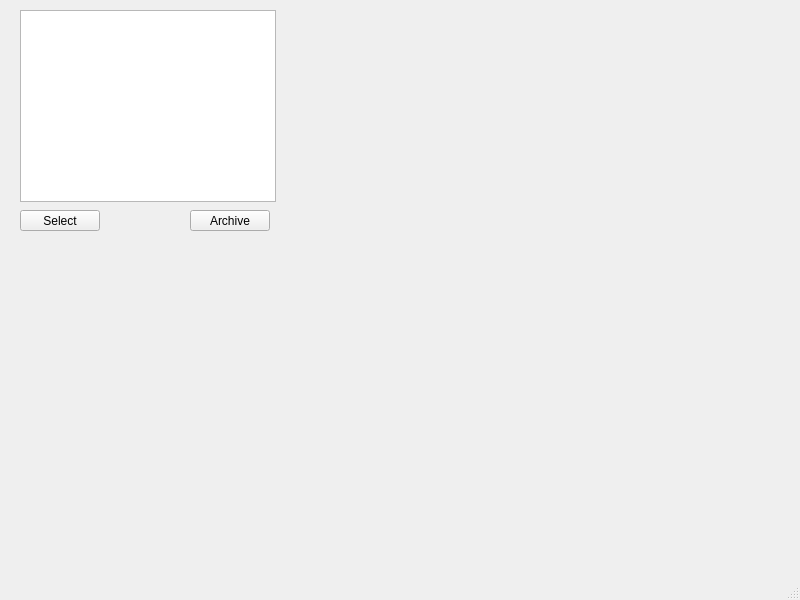
<?xml version="1.0" encoding="UTF-8"?>
<ui version="4.0">
 <class>MainWindow</class>
 <widget class="QMainWindow" name="MainWindow">
  <property name="geometry">
   <rect>
    <x>0</x>
    <y>0</y>
    <width>800</width>
    <height>600</height>
   </rect>
  </property>
  <property name="windowTitle">
   <string>MainWindow</string>
  </property>
  <widget class="QWidget" name="centralwidget">
   <widget class="QPushButton" name="pushButton">
    <property name="geometry">
     <rect>
      <x>20</x>
      <y>210</y>
      <width>80</width>
      <height>21</height>
     </rect>
    </property>
    <property name="text">
     <string>Select</string>
    </property>
   </widget>
   <widget class="QListView" name="listView">
    <property name="geometry">
     <rect>
      <x>20</x>
      <y>10</y>
      <width>256</width>
      <height>192</height>
     </rect>
    </property>
   </widget>
   <widget class="QPushButton" name="pushButton_2">
    <property name="geometry">
     <rect>
      <x>190</x>
      <y>210</y>
      <width>80</width>
      <height>21</height>
     </rect>
    </property>
    <property name="text">
     <string>Archive</string>
    </property>
   </widget>
  </widget>
  <widget class="QMenuBar" name="menubar">
   <property name="geometry">
    <rect>
     <x>0</x>
     <y>0</y>
     <width>800</width>
     <height>20</height>
    </rect>
   </property>
  </widget>
  <widget class="QStatusBar" name="statusbar"/>
 </widget>
 <resources/>
 <connections/>
</ui>
